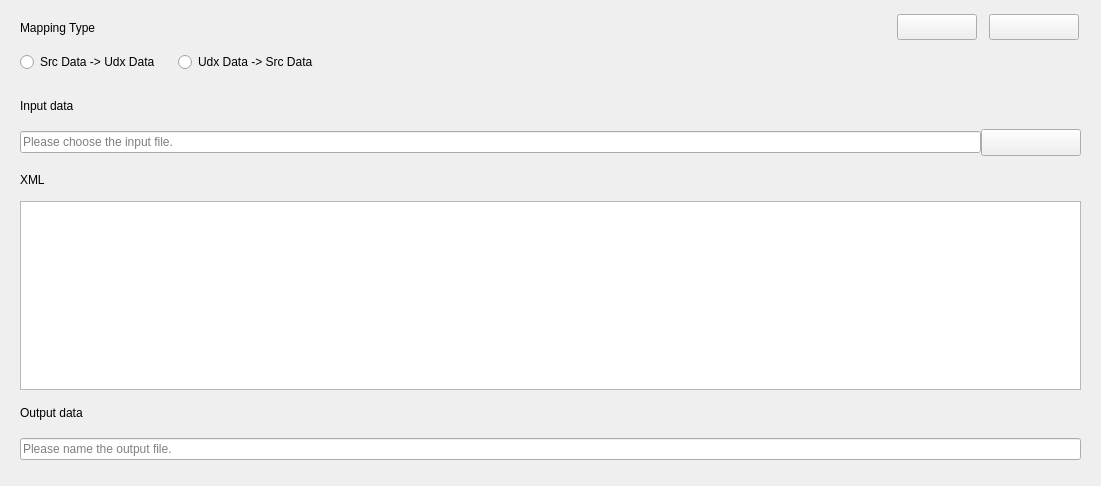
<?xml version="1.0" encoding="UTF-8"?>
<ui version="4.0">
 <class>DataMapTaskConfigUI</class>
 <widget class="QWidget" name="DataMapTaskConfigUI">
  <property name="geometry">
   <rect>
    <x>0</x>
    <y>0</y>
    <width>1101</width>
    <height>486</height>
   </rect>
  </property>
  <property name="sizePolicy">
   <sizepolicy hsizetype="Expanding" vsizetype="Preferred">
    <horstretch>0</horstretch>
    <verstretch>0</verstretch>
   </sizepolicy>
  </property>
  <property name="windowTitle">
   <string/>
  </property>
  <layout class="QVBoxLayout" name="verticalLayout">
   <property name="leftMargin">
    <number>20</number>
   </property>
   <property name="topMargin">
    <number>10</number>
   </property>
   <property name="rightMargin">
    <number>20</number>
   </property>
   <property name="bottomMargin">
    <number>20</number>
   </property>
   <item>
    <widget class="QWidget" name="widgetDataTaskType" native="true">
     <property name="sizePolicy">
      <sizepolicy hsizetype="Preferred" vsizetype="Fixed">
       <horstretch>0</horstretch>
       <verstretch>0</verstretch>
      </sizepolicy>
     </property>
     <property name="minimumSize">
      <size>
       <width>0</width>
       <height>70</height>
      </size>
     </property>
     <property name="maximumSize">
      <size>
       <width>16777215</width>
       <height>70</height>
      </size>
     </property>
     <property name="statusTip">
      <string>widget-miniTop</string>
     </property>
     <layout class="QVBoxLayout" name="verticalLayout_2">
      <property name="spacing">
       <number>0</number>
      </property>
      <property name="leftMargin">
       <number>0</number>
      </property>
      <property name="topMargin">
       <number>0</number>
      </property>
      <property name="rightMargin">
       <number>0</number>
      </property>
      <property name="bottomMargin">
       <number>0</number>
      </property>
      <item>
       <widget class="QWidget" name="widget" native="true">
        <layout class="QHBoxLayout" name="horizontalLayout">
         <property name="spacing">
          <number>12</number>
         </property>
         <property name="leftMargin">
          <number>0</number>
         </property>
         <property name="topMargin">
          <number>0</number>
         </property>
         <property name="rightMargin">
          <number>2</number>
         </property>
         <property name="bottomMargin">
          <number>0</number>
         </property>
         <item>
          <widget class="QLabel" name="lblDataTaskType">
           <property name="statusTip">
            <string>lbl-f16-normal</string>
           </property>
           <property name="text">
            <string>Mapping Type</string>
           </property>
          </widget>
         </item>
         <item>
          <spacer name="horizontalSpacer">
           <property name="orientation">
            <enum>Qt::Horizontal</enum>
           </property>
           <property name="sizeHint" stdset="0">
            <size>
             <width>984</width>
             <height>5</height>
            </size>
           </property>
          </spacer>
         </item>
         <item>
          <widget class="QToolButton" name="btnDataMapTaskSave">
           <property name="minimumSize">
            <size>
             <width>80</width>
             <height>26</height>
            </size>
           </property>
           <property name="maximumSize">
            <size>
             <width>80</width>
             <height>26</height>
            </size>
           </property>
           <property name="statusTip">
            <string>btn-miniTopRight</string>
           </property>
           <property name="text">
            <string/>
           </property>
          </widget>
         </item>
         <item>
          <widget class="QToolButton" name="btnDataMapTaskSaveAs">
           <property name="minimumSize">
            <size>
             <width>90</width>
             <height>26</height>
            </size>
           </property>
           <property name="maximumSize">
            <size>
             <width>90</width>
             <height>26</height>
            </size>
           </property>
           <property name="statusTip">
            <string>btn-miniTopRight</string>
           </property>
           <property name="text">
            <string/>
           </property>
          </widget>
         </item>
        </layout>
       </widget>
      </item>
      <item>
       <widget class="QWidget" name="widget_2" native="true">
        <layout class="QHBoxLayout" name="horizontalLayout_2">
         <property name="spacing">
          <number>18</number>
         </property>
         <property name="leftMargin">
          <number>0</number>
         </property>
         <property name="topMargin">
          <number>0</number>
         </property>
         <property name="rightMargin">
          <number>0</number>
         </property>
         <property name="bottomMargin">
          <number>0</number>
         </property>
         <item>
          <widget class="QRadioButton" name="radioButtonSrc2Udx">
           <property name="text">
            <string>Src Data -&gt; Udx Data</string>
           </property>
          </widget>
         </item>
         <item>
          <widget class="QRadioButton" name="radioButtonUdx2Src">
           <property name="text">
            <string>Udx Data -&gt; Src Data</string>
           </property>
          </widget>
         </item>
         <item>
          <spacer name="horizontalSpacer_2">
           <property name="orientation">
            <enum>Qt::Horizontal</enum>
           </property>
           <property name="sizeHint" stdset="0">
            <size>
             <width>40</width>
             <height>20</height>
            </size>
           </property>
          </spacer>
         </item>
        </layout>
       </widget>
      </item>
     </layout>
    </widget>
   </item>
   <item>
    <widget class="QWidget" name="widgetDataTaskInputData" native="true">
     <property name="sizePolicy">
      <sizepolicy hsizetype="Preferred" vsizetype="Fixed">
       <horstretch>0</horstretch>
       <verstretch>0</verstretch>
      </sizepolicy>
     </property>
     <property name="minimumSize">
      <size>
       <width>0</width>
       <height>70</height>
      </size>
     </property>
     <property name="maximumSize">
      <size>
       <width>16777215</width>
       <height>70</height>
      </size>
     </property>
     <property name="statusTip">
      <string/>
     </property>
     <layout class="QVBoxLayout" name="verticalLayout_3">
      <property name="spacing">
       <number>3</number>
      </property>
      <property name="leftMargin">
       <number>0</number>
      </property>
      <property name="topMargin">
       <number>0</number>
      </property>
      <property name="rightMargin">
       <number>0</number>
      </property>
      <property name="bottomMargin">
       <number>0</number>
      </property>
      <item>
       <widget class="QWidget" name="widget_3" native="true">
        <layout class="QHBoxLayout" name="horizontalLayout_3">
         <property name="leftMargin">
          <number>0</number>
         </property>
         <property name="topMargin">
          <number>0</number>
         </property>
         <property name="rightMargin">
          <number>0</number>
         </property>
         <property name="bottomMargin">
          <number>0</number>
         </property>
         <item>
          <widget class="QLabel" name="label">
           <property name="statusTip">
            <string>lbl-f16-normal</string>
           </property>
           <property name="text">
            <string>Input data</string>
           </property>
          </widget>
         </item>
         <item>
          <spacer name="horizontalSpacer_3">
           <property name="orientation">
            <enum>Qt::Horizontal</enum>
           </property>
           <property name="sizeHint" stdset="0">
            <size>
             <width>996</width>
             <height>20</height>
            </size>
           </property>
          </spacer>
         </item>
        </layout>
       </widget>
      </item>
      <item>
       <widget class="QWidget" name="widget_4" native="true">
        <property name="sizePolicy">
         <sizepolicy hsizetype="Preferred" vsizetype="Fixed">
          <horstretch>0</horstretch>
          <verstretch>0</verstretch>
         </sizepolicy>
        </property>
        <property name="minimumSize">
         <size>
          <width>0</width>
          <height>27</height>
         </size>
        </property>
        <property name="maximumSize">
         <size>
          <width>16777215</width>
          <height>27</height>
         </size>
        </property>
        <layout class="QHBoxLayout" name="horizontalLayout_4">
         <property name="spacing">
          <number>0</number>
         </property>
         <property name="leftMargin">
          <number>0</number>
         </property>
         <property name="topMargin">
          <number>0</number>
         </property>
         <property name="rightMargin">
          <number>0</number>
         </property>
         <property name="bottomMargin">
          <number>0</number>
         </property>
         <item>
          <widget class="QLineEdit" name="txtDatamapTaskInput">
           <property name="statusTip">
            <string>txt-ConfigDataTask</string>
           </property>
           <property name="placeholderText">
            <string>Please choose the input file.</string>
           </property>
          </widget>
         </item>
         <item>
          <widget class="QToolButton" name="btnDataMapTaskChooseInput">
           <property name="sizePolicy">
            <sizepolicy hsizetype="Fixed" vsizetype="Expanding">
             <horstretch>0</horstretch>
             <verstretch>0</verstretch>
            </sizepolicy>
           </property>
           <property name="minimumSize">
            <size>
             <width>100</width>
             <height>0</height>
            </size>
           </property>
           <property name="maximumSize">
            <size>
             <width>100</width>
             <height>16777215</height>
            </size>
           </property>
           <property name="statusTip">
            <string>btn-diffcolor-square</string>
           </property>
           <property name="text">
            <string/>
           </property>
          </widget>
         </item>
        </layout>
       </widget>
      </item>
     </layout>
    </widget>
   </item>
   <item>
    <widget class="QWidget" name="widget_5" native="true">
     <property name="statusTip">
      <string/>
     </property>
     <layout class="QVBoxLayout" name="verticalLayout_4">
      <property name="spacing">
       <number>3</number>
      </property>
      <property name="leftMargin">
       <number>0</number>
      </property>
      <property name="topMargin">
       <number>0</number>
      </property>
      <property name="rightMargin">
       <number>0</number>
      </property>
      <property name="bottomMargin">
       <number>0</number>
      </property>
      <item>
       <widget class="QWidget" name="widget_6" native="true">
        <property name="sizePolicy">
         <sizepolicy hsizetype="Preferred" vsizetype="Fixed">
          <horstretch>0</horstretch>
          <verstretch>0</verstretch>
         </sizepolicy>
        </property>
        <property name="minimumSize">
         <size>
          <width>0</width>
          <height>36</height>
         </size>
        </property>
        <property name="maximumSize">
         <size>
          <width>16777215</width>
          <height>36</height>
         </size>
        </property>
        <layout class="QHBoxLayout" name="horizontalLayout_6">
         <property name="spacing">
          <number>0</number>
         </property>
         <property name="leftMargin">
          <number>0</number>
         </property>
         <property name="topMargin">
          <number>0</number>
         </property>
         <property name="rightMargin">
          <number>0</number>
         </property>
         <property name="bottomMargin">
          <number>0</number>
         </property>
         <item>
          <widget class="QLabel" name="label_2">
           <property name="statusTip">
            <string>lbl-f16-normal</string>
           </property>
           <property name="text">
            <string>XML</string>
           </property>
          </widget>
         </item>
         <item>
          <spacer name="horizontalSpacer_4">
           <property name="orientation">
            <enum>Qt::Horizontal</enum>
           </property>
           <property name="sizeHint" stdset="0">
            <size>
             <width>40</width>
             <height>20</height>
            </size>
           </property>
          </spacer>
         </item>
        </layout>
       </widget>
      </item>
      <item>
       <widget class="QWidget" name="widget_7" native="true">
        <layout class="QHBoxLayout" name="horizontalLayout_5">
         <property name="spacing">
          <number>0</number>
         </property>
         <property name="leftMargin">
          <number>0</number>
         </property>
         <property name="topMargin">
          <number>0</number>
         </property>
         <property name="rightMargin">
          <number>0</number>
         </property>
         <property name="bottomMargin">
          <number>0</number>
         </property>
         <item>
          <widget class="QTextEdit" name="txtDatamapTaskXML"/>
         </item>
        </layout>
       </widget>
      </item>
     </layout>
    </widget>
   </item>
   <item>
    <widget class="QWidget" name="widgetDataTaskOutputData" native="true">
     <property name="sizePolicy">
      <sizepolicy hsizetype="Preferred" vsizetype="Fixed">
       <horstretch>0</horstretch>
       <verstretch>0</verstretch>
      </sizepolicy>
     </property>
     <property name="minimumSize">
      <size>
       <width>0</width>
       <height>70</height>
      </size>
     </property>
     <property name="maximumSize">
      <size>
       <width>16777215</width>
       <height>70</height>
      </size>
     </property>
     <layout class="QVBoxLayout" name="verticalLayout_5">
      <property name="spacing">
       <number>3</number>
      </property>
      <property name="leftMargin">
       <number>0</number>
      </property>
      <property name="topMargin">
       <number>0</number>
      </property>
      <property name="rightMargin">
       <number>0</number>
      </property>
      <property name="bottomMargin">
       <number>0</number>
      </property>
      <item>
       <widget class="QWidget" name="widget_9" native="true">
        <layout class="QHBoxLayout" name="horizontalLayout_7">
         <property name="spacing">
          <number>0</number>
         </property>
         <property name="leftMargin">
          <number>0</number>
         </property>
         <property name="topMargin">
          <number>0</number>
         </property>
         <property name="rightMargin">
          <number>0</number>
         </property>
         <property name="bottomMargin">
          <number>0</number>
         </property>
         <item>
          <widget class="QLabel" name="label_3">
           <property name="statusTip">
            <string>lbl-f16-normal</string>
           </property>
           <property name="text">
            <string>Output data</string>
           </property>
          </widget>
         </item>
         <item>
          <spacer name="horizontalSpacer_5">
           <property name="orientation">
            <enum>Qt::Horizontal</enum>
           </property>
           <property name="sizeHint" stdset="0">
            <size>
             <width>1002</width>
             <height>20</height>
            </size>
           </property>
          </spacer>
         </item>
        </layout>
       </widget>
      </item>
      <item>
       <widget class="QWidget" name="widget_8" native="true">
        <layout class="QHBoxLayout" name="horizontalLayout_8">
         <property name="spacing">
          <number>0</number>
         </property>
         <property name="leftMargin">
          <number>0</number>
         </property>
         <property name="topMargin">
          <number>0</number>
         </property>
         <property name="rightMargin">
          <number>0</number>
         </property>
         <property name="bottomMargin">
          <number>0</number>
         </property>
         <item>
          <widget class="QLineEdit" name="txtDatamapTaskOutput">
           <property name="statusTip">
            <string>popWidget</string>
           </property>
           <property name="placeholderText">
            <string>Please name the output file.</string>
           </property>
          </widget>
         </item>
        </layout>
       </widget>
      </item>
     </layout>
    </widget>
   </item>
  </layout>
 </widget>
 <resources/>
 <connections/>
</ui>
